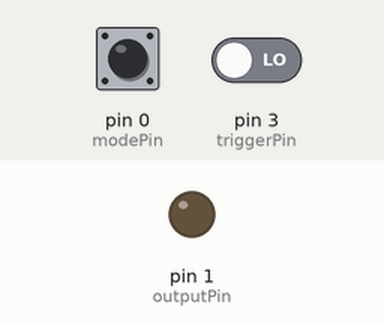
A sketch run on a simulated Arduino Uno, built with avr-gcc and run on an emulated ATmega328P. Parts: output pins drawn as LEDs (lit = HIGH). The test bench sets the inputs (shaded band); at power-on: pin 3 (triggerPin) LOW, pin 0 (modePin) LOW.

Above: at 1.2 s.
1.3 s: pin 3 (triggerPin) driven HIGH
At 2.7 s:
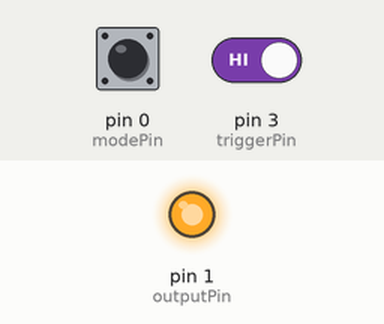
Timing chart, 0 to 32.8 s (numbered marks = the images above; inputs shaded):
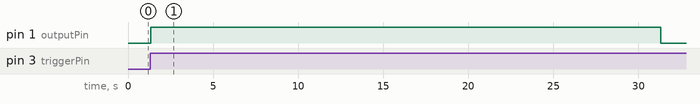

The sketch:

delay_module_modified_off_first.ino.ino
```cpp
// Pin Definitions (Using Arduino/Logical mapping)
const int triggerPin = 3;  // Physical Pin 2
const int outputPin  = 1;  // Physical Pin 6
const int onPotPin   = A1; // Physical Pin 3 (Analog 1)
const int offPotPin  = A2; // Physical Pin 7 (Analog 2)
const int modePin    = 0;  // Physical Pin 5 (Digital 0)

const long maxWaitTime = 60000; // 60,000 milliseconds is 60 seconds
const long pulseOnTime = 1000;  // 1 second fixed ON pulse

void setup() {
  pinMode(outputPin, OUTPUT);
  digitalWrite(outputPin, LOW);

  pinMode(triggerPin, INPUT);
  pinMode(modePin, INPUT); // Switch pin
}

void loop() {
  // 1. Wait for the signal on Physical Pin 2 to go HIGH
  if (digitalRead(triggerPin) == HIGH) {
    delay(50); // Debounce
    if (digitalRead(triggerPin) == LOW) return;

    // 2. Read the pots and map to time range
    int onRead  = 1023 - analogRead(onPotPin);
    int offRead = 1023 - analogRead(offPotPin);

    long onDuration  = map(onRead, 0, 1023, 0, maxWaitTime);
    long offDuration = map(offRead, 0, 1023, 0, maxWaitTime);

    // 3. Check Mode Pin (Physical Pin 5)
    // HIGH = Reversed (Wait then Pulse)
    // LOW  = Normal (Pulse then Wait)
    if (digitalRead(modePin) == HIGH) {
      // REVERSED ORDER:
      // - Wait off for offDuration
      // - Pulse ON for exactly 1 second
      // - Go OFF and wait for onDuration
      digitalWrite(outputPin, LOW);
      delay(offDuration);

      digitalWrite(outputPin, HIGH);
      delay(pulseOnTime);  // fixed 1 second pulse

      digitalWrite(outputPin, LOW);
      delay(onDuration);   // second-pot wait time
    }
    else {
      // NORMAL ORDER: ON first, then OFF
      digitalWrite(outputPin, HIGH);
      delay(onDuration);

      digitalWrite(outputPin, LOW);
      delay(offDuration);
    }

    // Loop restarts and waits for next trigger
  }
}
```

Measured:
- after the input at 1.3 s, pin 1 (outputPin): LOW → HIGH after 0.05 s, → LOW 30.0 s later
